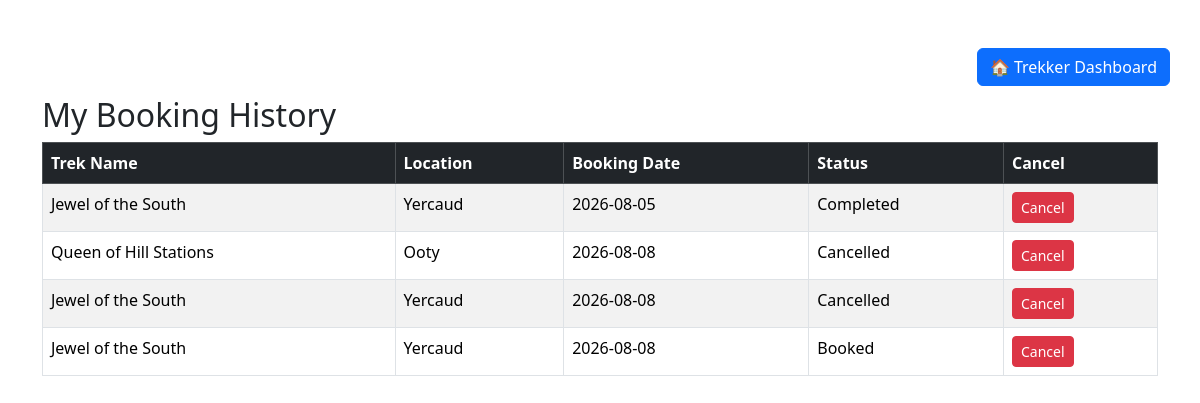
The page /booking_history (signed in) on the database as committed earlier.
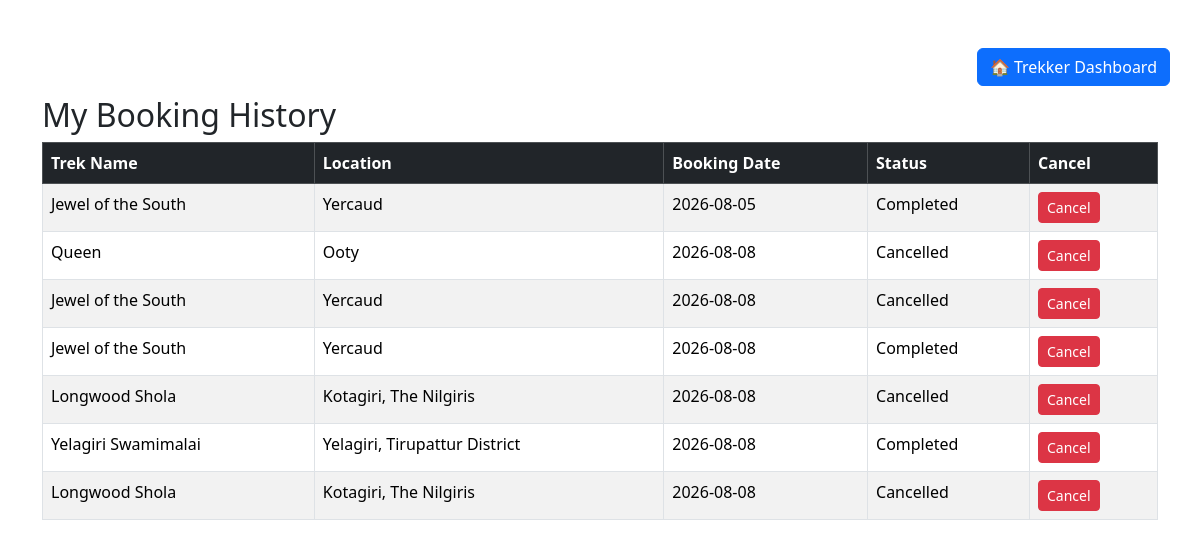
The same page on the database as committed later.
### models.py (models this page shows)
class Booking(db.Model):
    id = db.Column(db.Integer, primary_key=True)
    user_id = db.Column(db.Integer , db.ForeignKey("user.id"), nullable=False)
    trek_id = db.Column(db.Integer , db.ForeignKey("trek.id"), nullable=False)
    booking_date = db.Column(db.Date, nullable=False)
    status = db.Column(db.String(20), nullable=False, default="Booked")
    user = db.relationship("User", backref="bookings")
    trek = db.relationship("Trek", backref="bookings")

class Trek(db.Model):
    id = db.Column(db.Integer, primary_key=True)
    trek_name = db.Column(db.String(100), nullable=False)
    location = db.Column(db.String(100), nullable=False)
    difficulty = db.Column(db.String(20), nullable=False)
    duration = db.Column(db.Integer, nullable=False)
    available_slots = db.Column(db.Integer, nullable=False)
    status = db.Column(db.String(20), nullable=False, default="Pending")
    start_date = db.Column(db.Date, nullable=False)
    end_date = db.Column(db.Date, nullable=False)
    assigned_staff_id = db.Column(db.Integer, db.ForeignKey("staff_profile.id"), nullable=True)

### app.py (the view)
@app.route("/booking_history")
def booking_history():
    if "user_id" not in session:
        return redirect("/login")
    if session["role"] != "Trekker":
        return "Access Denied!"
    bookings = Booking.query.filter_by(
        user_id=session["user_id"]
    ).all()
    return render_template(
        "booking_history.html",
        bookings=bookings
    )

### templates/booking_history.html (shortened to what this page needs)
<!DOCTYPE html>
<html>
<head>
    <link href="https://cdn.jsdelivr.net/npm/bootstrap@5.3.3/dist/css/bootstrap.min.css"
          rel="stylesheet">
</head>
<body>
<div class="container mt-5 position-relative">
<a href="/trekker_dashboard" class="btn btn-primary position-absolute top-0 end-0">
    🏠 Trekker Dashboard
</a>
<div class="pt-5">
    <h2>My Booking History</h2>
    <table class="table table-bordered table-striped table-hover">
    <thead class="table-dark">
    <tr>
    <th>Trek Name</th>
    <th>Location</th>
    <th>Booking Date</th>
    <th>Status</th>
    <th>Cancel</th>
    </tr>
    </thead>
    <tbody>
    {% for booking in bookings %}
    <tr>
    <td>{{ booking.trek.trek_name }}</td>
    <td>{{ booking.trek.location }}</td>
    <td>{{ booking.booking_date }}</td>
    <td>{{ booking.status }}</td>
    <td>
    <a href="/cancel_booking/{{ booking.id }}"
    class="btn btn-danger btn-sm" onclick="return confirm('Are you sure want to cancel this trek?')">
    Cancel
    </a>
    </td>
    </tr>
    {% endfor %}
    </tbody>
    </table>
</div>
</div>
</body>
</html>

Rows that differ between the two databases and show on the page:
changed through a linked row, Booking "Ooty": trek.trek_name "Queen of Hill Stations" → "Queen"
changed Booking (number 4 of 7 on the later page): status "Booked" → "Completed"
added Booking: trek.trek_name "Longwood Shola", trek.location "Kotagiri, The Nilgiris", booking_date "2026-08-08", status "Cancelled"
added Booking: trek.trek_name "Yelagiri Swamimalai", trek.location "Yelagiri, Tirupattur District", booking_date "2026-08-08", status "Completed"
added Booking: trek.trek_name "Longwood Shola", trek.location "Kotagiri, The Nilgiris", booking_date "2026-08-08", status "Cancelled"
